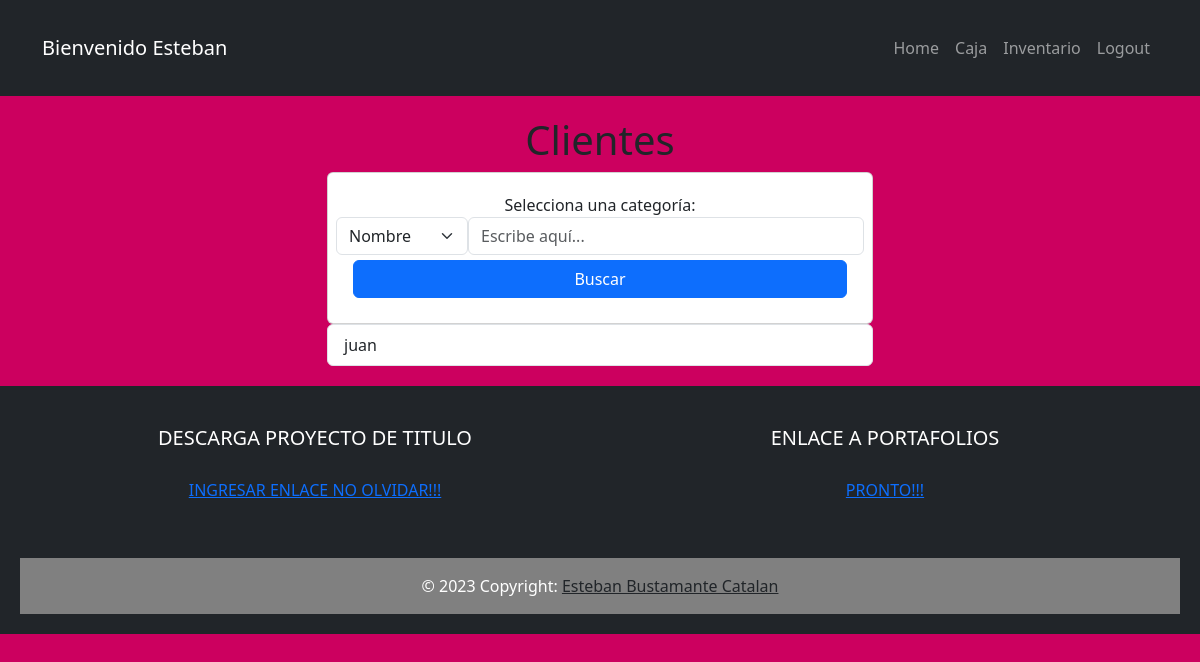
The app's page /req/buscaCliente/ (signed in), older data.
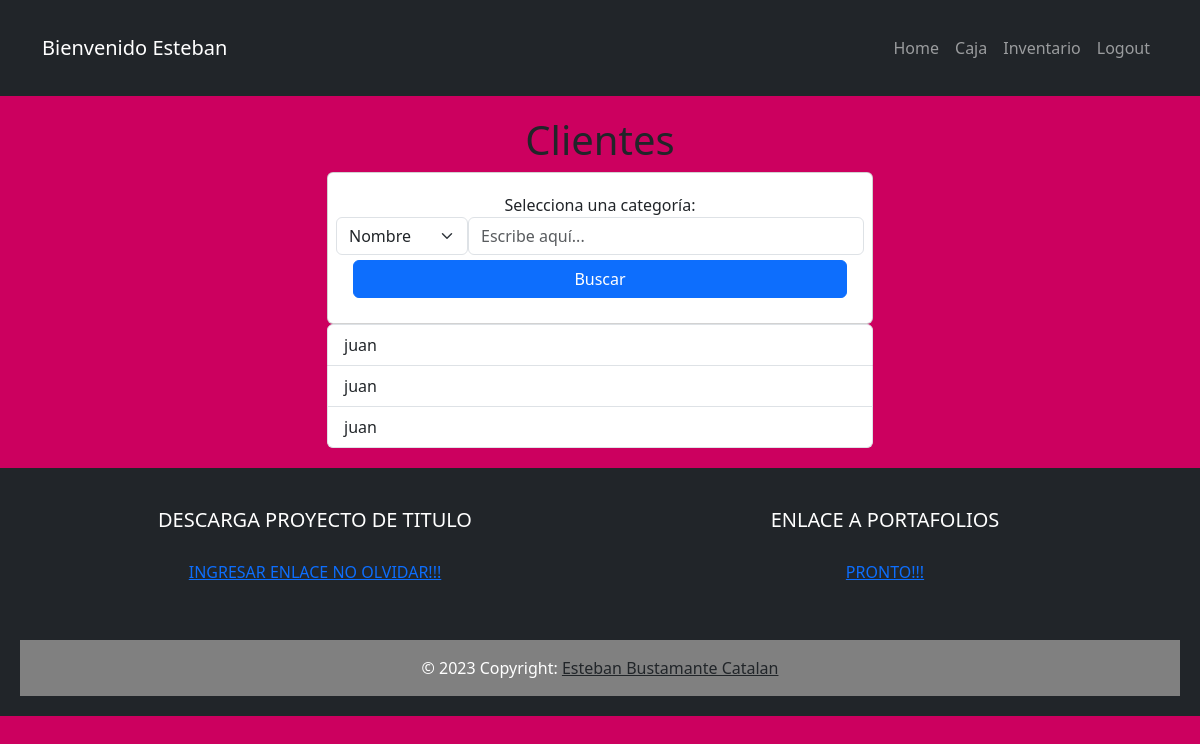
The same page, newer data.
### inventario/models.py (models this page shows)
class Cliente(models.Model):
    nombre = models.CharField(max_length=100)
    rut = models.CharField(max_length=100)
    direccion = models.CharField(max_length=100)
    def __str__(self):
        return self.nombre

### inventario/views.py (the view)
# urls.py: path('req/buscaCliente/', views.busca_cliente, name='busca_cliente'),
@login_required
def busca_cliente(request):
    if request.method == 'POST':
        categoria = request.POST.get('categoria')
        imput = request.POST.get('imput')
        if categoria:
            cliente = Cliente.objects.filter(
                Q(**{f'{categoria}__icontains': imput}))
        else:
            cliente = Cliente.objects.all()
        return render(request, 'listaCliente.html', {'clientes': cliente})
    else:
        cliente = Cliente.objects.all()
        return render(request, 'listaCliente.html', {'clientes': cliente})

### inventario/templates/listaCliente.html (shortened to what this page needs)
{% extends 'base.html' %} {% block content%}
<main class="container">
  <div class="row">
    <h1>Clientes</h1>
    <div class="col-md-6 offset-md-3">
      <form class="card text-center" method="POST" action="{% url 'busca_cliente' %}">
        <div class="row"><label for="categoria">Selecciona una categoría:</label>
          <select class="form-select w-25" name="categoria" id="categoria">
            <option value="nombre">Nombre</option>
          </select>
          <input class="form-control w-75" type="text" name="imput" id="imput" placeholder="Escribe aquí...">
        </div>
        <div class="text-center">
          <div class="btn btn-primary d-flex justify-content-center marg"type="submit">Buscar</div>
        </div>
      </form>
      <ul class="list-group">
        {% for cliente in clientes %}
        <a class="list-group-item" href="{% url 'mostrar_cliente' cliente.id %}">
          <li >{{cliente}}</li>
        </a>
        {% endfor %}
      </ul>
    </div>
  </div>
</main>
{% endblock %}

Row changes from the older to the newer data that the page shows:
added Cliente: nombre "juan"
added Cliente: nombre "juan"
